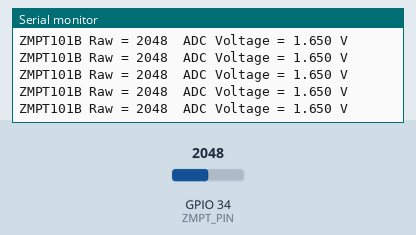
Recording of a sketch running on a simulated ESP32. Shown: the last lines printed to the serial monitor. The test bench sets the inputs (shaded band); at power-on: GPIO 34 (ZMPT_PIN) = 2048 (analog values on the 0–4095 scale).

Above: at 1.2 s.
1.3 s: GPIO 34 (ZMPT_PIN) set to 2866
At 2.3 s:
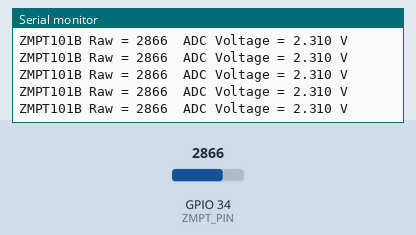
2.8 s: GPIO 34 (ZMPT_PIN) set to 3603
At 3.8 s:
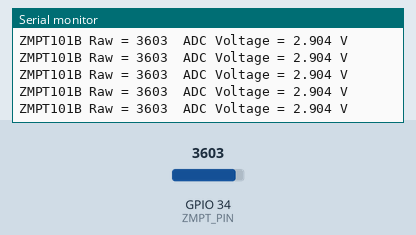
Timing chart, 0 to 5.8 s (numbered marks = the images above; inputs shaded):
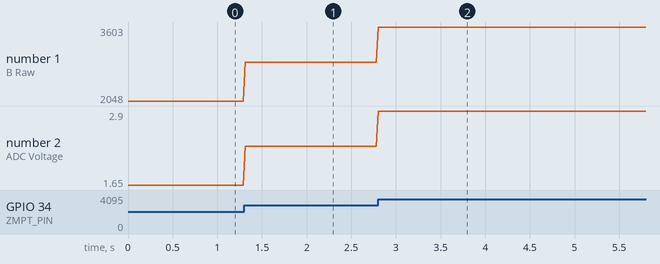

The sketch:

zmpt101b_test.ino
```cpp
/*
 * PURPOSE: Read raw ADC waveform from ZMPT101B to verify wiring/output
 * range BEFORE trusting it on GPIO34.
 * WIRING: VCC-> verify exact rated supply for your module (do not
 * assume 3.3V/5V), GND->common GND, OUT->GPIO34.
 * SAFETY: only apply an AC reference under safe, competent conditions -
 * never expose bare mains conductors on a breadboard. Can also be run
 * with no AC input to see the quiescent baseline. See docs/SAFETY.md.
 * TROUBLESHOOTING: pinned 0/4095 -> output range may exceed ESP32's
 * 0-3.3V window, do not connect directly without verifying.
 */
#define ZMPT_PIN 34
#define ADC_REF_VOLTAGE 3.3f
#define ADC_MAX_VALUE 4095.0f

void setup() {
  Serial.begin(115200);
  analogReadResolution(12);
  Serial.println("ZMPT101B raw ADC test starting...");
  Serial.println("NOT YET VALIDATED: verify module output range before trusting GPIO34.");
}

void loop() {
  int raw = analogRead(ZMPT_PIN);
  float voltage = (raw / ADC_MAX_VALUE) * ADC_REF_VOLTAGE;
  Serial.print("ZMPT101B Raw = "); Serial.print(raw);
  Serial.print("  ADC Voltage = "); Serial.print(voltage, 3); Serial.println(" V");
  delay(20);
}
```

Measured:
- after the input at 1.3 s, the serial monitor: prints a new line at once (image 1)
- after the input at 2.8 s, the serial monitor: prints a new line at once (image 2)
- plotted number 1: 2048 → 2866 after the input at 1.3 s, 2866 → 3603 after the input at 2.8 s
- plotted number 2: 1.65 → 2.31 after the input at 1.3 s, 2.31 → 2.9 after the input at 2.8 s
